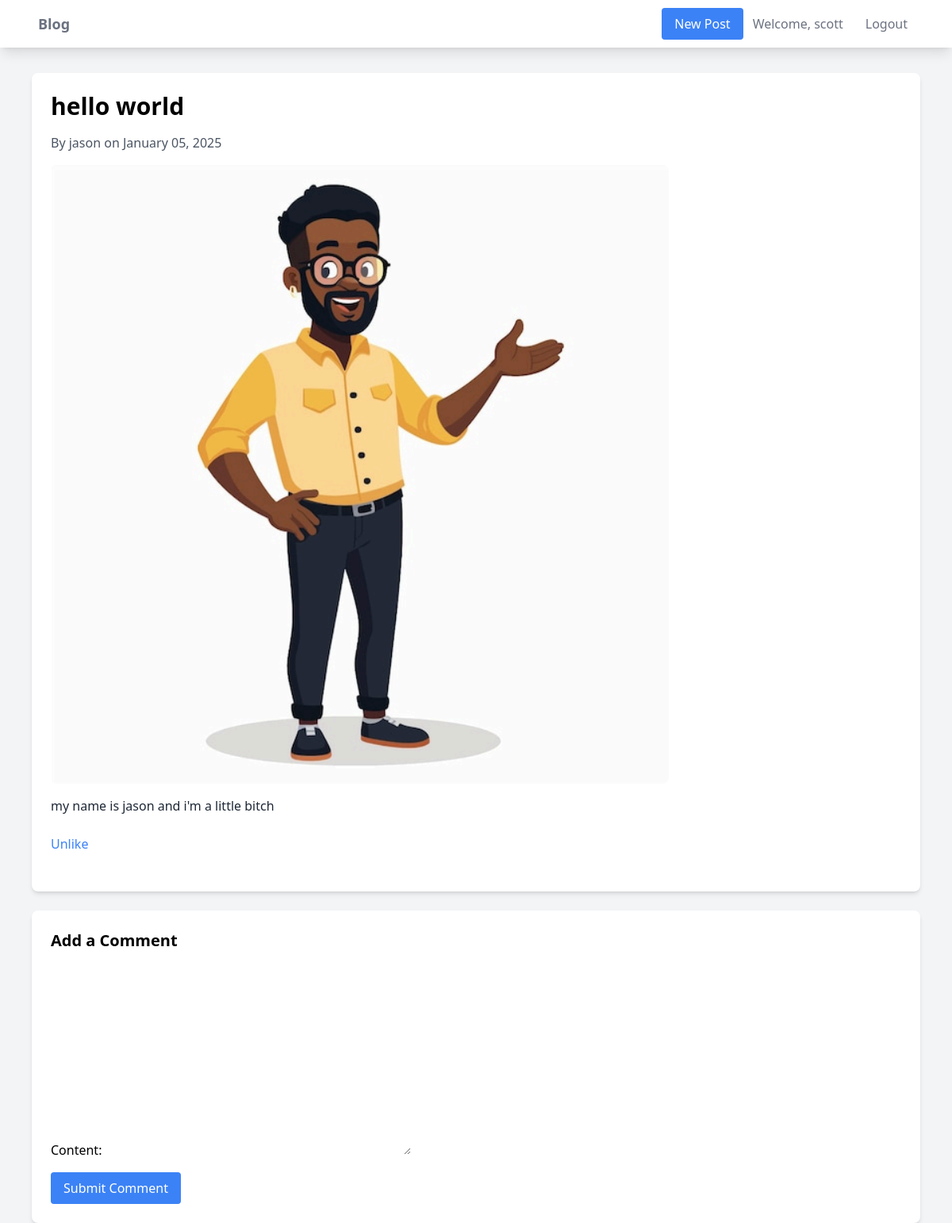
The app's page /post/1/ (signed in) with its own data.
### core/models.py (models this page shows, shortened)
class Post(models.Model):
    title = models.CharField(max_length=200)
    content = models.TextField()
    author = models.ForeignKey(User, on_delete=models.CASCADE)
    created_at = models.DateTimeField(auto_now_add=True)
    updated_at = models.DateTimeField(auto_now=True)
    image = models.ImageField(upload_to='posts/', null=True, blank=True)
    likes = models.ManyToManyField(User, related_name='liked_posts', blank=True)

### core/views.py (the view)
# urls.py: path('post/<int:pk>/', PostDetailView.as_view(), name='post-detail'),
class PostDetailView(DetailView):
    model = Post
    template_name = 'core/post_detail.html'
    def get_context_data(self, **kwargs):
        context = super().get_context_data(**kwargs)
        context['comment_form'] = CommentForm()
        return context

### core/forms.py
class CommentForm(forms.ModelForm):
    class Meta:
        model = Comment
        fields = ['content']

### templates/core/post_detail.html (shortened to what this page needs)
{% extends 'base.html' %} {% block content %}
<article class="bg-white rounded-lg shadow-md p-6">
	<h1 class="text-3xl font-bold mb-4">{{ post.title }}</h1>
	<p class="text-gray-600 mb-4">
		By {{ post.author }} on {{ post.created_at|date:"F d, Y" }}
	</p>
	{% if post.image %}
	<img
		src="{{ post.image.url }}"
		alt="{{ post.title }}"
		class="mb-4 rounded-lg max-w-full" />
	{% endif %}
	<p class="text-gray-800 mb-6">{{ post.content }}</p>
	<div class="flex items-center mb-6">
		<form
			action="{% url 'post-like' post.pk %}"
			method="POST"
			class="inline">
			<button
				type="submit"
				class="text-blue-500 hover:text-blue-700">
				{% if user in post.likes.all %} Unlike {% else %} Like {% endif %}
			</button>
		</form>
	</div>
</article>
{% if user.is_authenticated %}
<div class="mt-6 bg-white rounded-lg shadow-md p-6">
	<h2 class="text-xl font-bold mb-4">Add a Comment</h2>
	<form method="POST">
		{% csrf_token %} {{ comment_form.as_p }}
		<button
			type="submit"
			class="mt-4 bg-blue-500 text-white px-4 py-2 rounded hover:bg-blue-600">
			Submit Comment
		</button>
	</form>
</div>
{% endif %} {% endblock %}

### templates/base.html (shortened to what this page needs)
<!DOCTYPE html>
<html lang="en">
	<head>
		<script src="https://cdn.tailwindcss.com"></script>
	</head>
	<body class="bg-gray-100">
		<nav class="bg-white shadow-lg">
			<div class="max-w-6xl mx-auto px-4">
				<div class="flex justify-between">
					<div class="flex space-x-7">
						<a
							href="{% url 'home' %}"
							class="flex items-center py-4 px-2">
							<span class="font-semibold text-gray-500 text-lg">Blog</span>
						</a>
					</div>
					<div class="flex items-center space-x-3">
						{% if user.is_authenticated %}
						<a
							href="{% url 'post-create' %}"
							class="py-2 px-4 bg-blue-500 text-white rounded hover:bg-blue-600"
							>New Post</a
						>
						<span class="text-gray-500">Welcome, {{ user.username }}</span>
						<a
							href="{% url 'logout' %}"
							class="py-2 px-4 text-gray-500 hover:text-gray-700"
							>Logout</a
						>
						{% endif %}
					</div>
				</div>
			</div>
		</nav>
		<div class="max-w-6xl mx-auto mt-8 px-4">
			 {% block content %} {% endblock %}
		</div>
	</body>
</html>

### records on screen
Post: title "hello world", author "jason", created_at "January 05, 2025", image (picture), content "my name is jason and i'm a little bitch"

### other values on screen
{{ user.username }} "scott"
